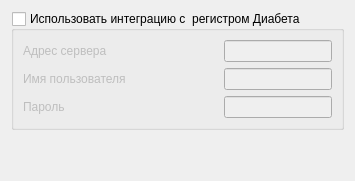
     <widget class="QWidget" name="tabDiabetRegistry">
      <attribute name="title">
       <string>Регистр диабета</string>
      </attribute>
      <layout class="QGridLayout" name="gridLayout_11">
       <item row="5" column="4">
        <spacer name="verticalSpacer_7">
         <property name="orientation">
          <enum>Qt::Vertical</enum>
         </property>
         <property name="sizeHint" stdset="0">
          <size>
           <width>20</width>
           <height>40</height>
          </size>
         </property>
        </spacer>
       </item>
       <item row="0" column="1" colspan="4">
        <widget class="QGroupBox" name="grpUseDiaReg">
         <property name="minimumSize">
          <size>
           <width>0</width>
           <height>70</height>
          </size>
         </property>
         <property name="maximumSize">
          <size>
           <width>16777215</width>
           <height>120</height>
          </size>
         </property>
         <property name="title">
          <string>Использовать интеграцию с  регистром Диабета</string>
         </property>
         <property name="checkable">
          <bool>true</bool>
         </property>
         <property name="checked">
          <bool>false</bool>
         </property>
         <layout class="QGridLayout" name="gridLayout_14">
          <item row="0" column="0">
           <layout class="QGridLayout" name="gridLayout_13">
            <item row="0" column="0">
             <widget class="QLabel" name="lblDiaRegAddress">
              <property name="minimumSize">
               <size>
                <width>195</width>
                <height>0</height>
               </size>
              </property>
              <property name="text">
               <string>Адрес сервера</string>
              </property>
             </widget>
            </item>
            <item row="0" column="1">
             <widget class="QLineEdit" name="edtDiaRegAddress"/>
            </item>
            <item row="1" column="0">
             <widget class="QLabel" name="lblDiaRegUserName">
              <property name="text">
               <string>Имя пользователя</string>
              </property>
             </widget>
            </item>
            <item row="1" column="1">
             <widget class="QLineEdit" name="edtDiaRegUserName">
              <property name="maximumSize">
               <size>
                <width>200</width>
                <height>16777215</height>
               </size>
              </property>
             </widget>
            </item>
            <item row="2" column="0">
             <widget class="QLabel" name="lbllDiaRegPassword">
              <property name="text">
               <string>Пароль</string>
              </property>
             </widget>
            </item>
            <item row="2" column="1">
             <widget class="QLineEdit" name="edtDiaRegPassword">
              <property name="maximumSize">
               <size>
                <width>200</width>
                <height>16777215</height>
               </size>
              </property>
              <property name="echoMode">
               <enum>QLineEdit::Password</enum>
              </property>
             </widget>
            </item>
           </layout>
          </item>
         </layout>
        </widget>
       </item>
      </layout>
     </widget>
